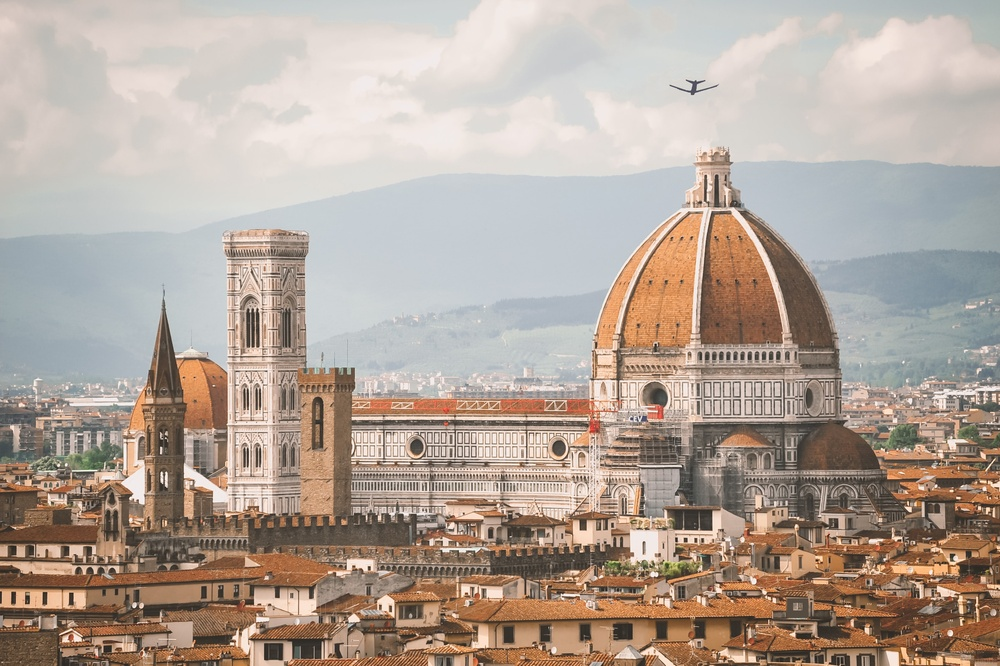
#> input picture filtering_in_frecuency/city.jpg, 1000 x 666 px, shrunk from 3167 x 2109 before the run
$ python test.py
#> lines starting #> are read from the running program, lines starting #| are printed output that depends on the picture
import cv2
import numpy as np
from matplotlib import pyplot as plt

# Load the image and convert it to grayscale
img = cv2.imread('city.jpg', 0)
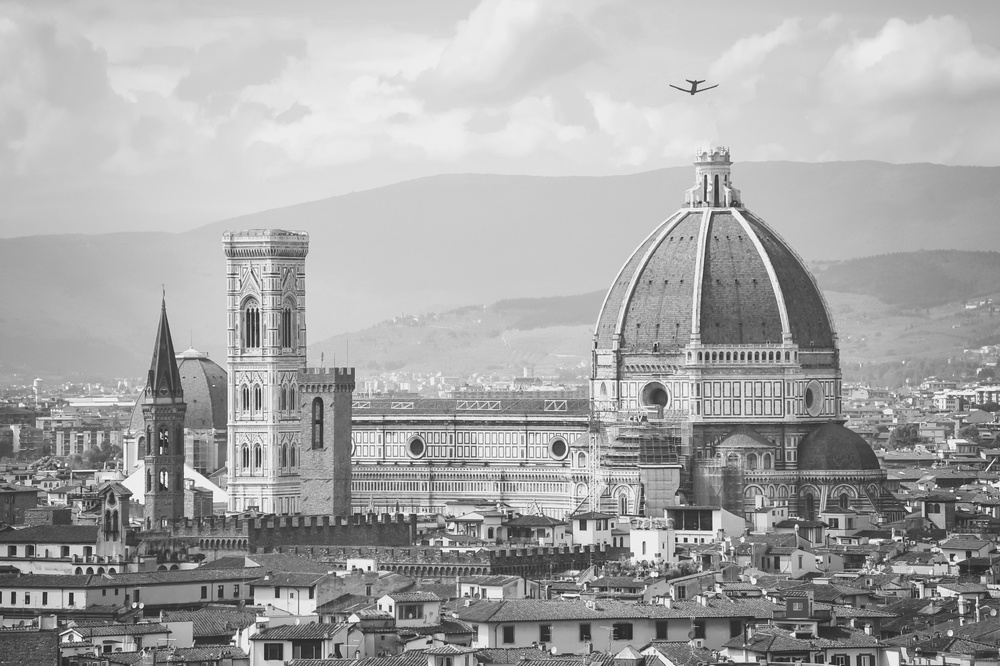
#> img: shape (666, 1000); min 17, max 255, mean 167.2

# Compute the 2D Fourier transform of the image
f = np.fft.fft2(img)

# Shift the zero-frequency component to the center of the spectrum
fshift = np.fft.fftshift(f)

# Compute the magnitude spectrum of the Fourier transform
magnitude_spectrum = 20*np.log(np.abs(fshift))
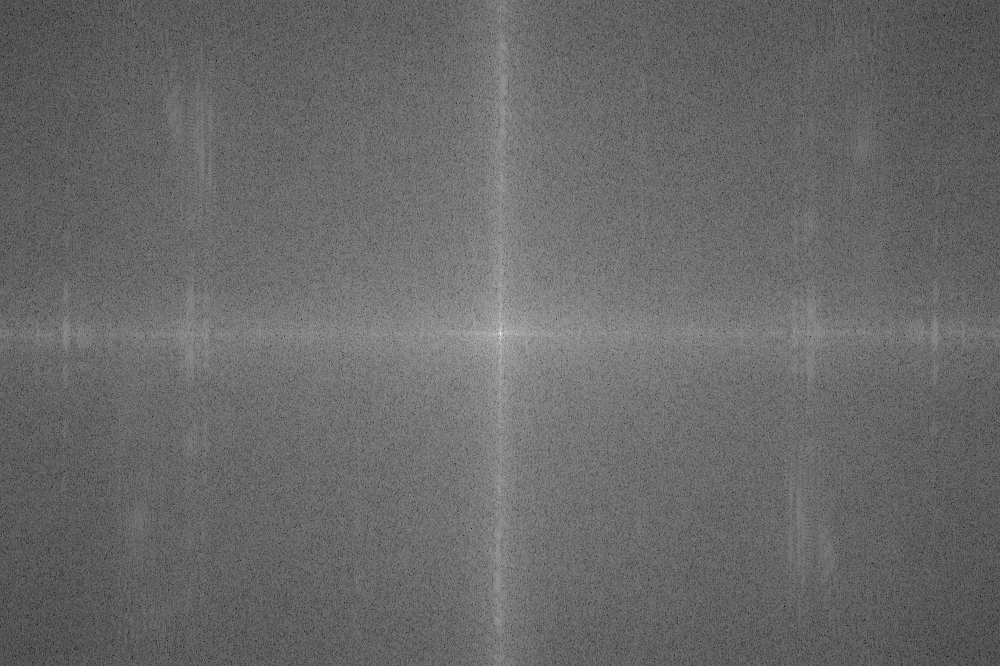
#> magnitude_spectrum: shape (666, 1000) float64; min 42.49, max 370.6, mean 178; drawn with min black and max white

# Define the Gaussian filter
rows, cols = img.shape
#> rows = 666; cols = 1000
crow, ccol = rows/2, cols/2
#> crow = 333; ccol = 500
d = 30  # The cutoff frequency of the filter
gaussian_filter = np.zeros((rows, cols))
for i in range(rows):
    for j in range(cols):
        gaussian_filter[i,j] = np.exp(-((i-crow)**2 + (j-ccol)**2)/(2*d**2))
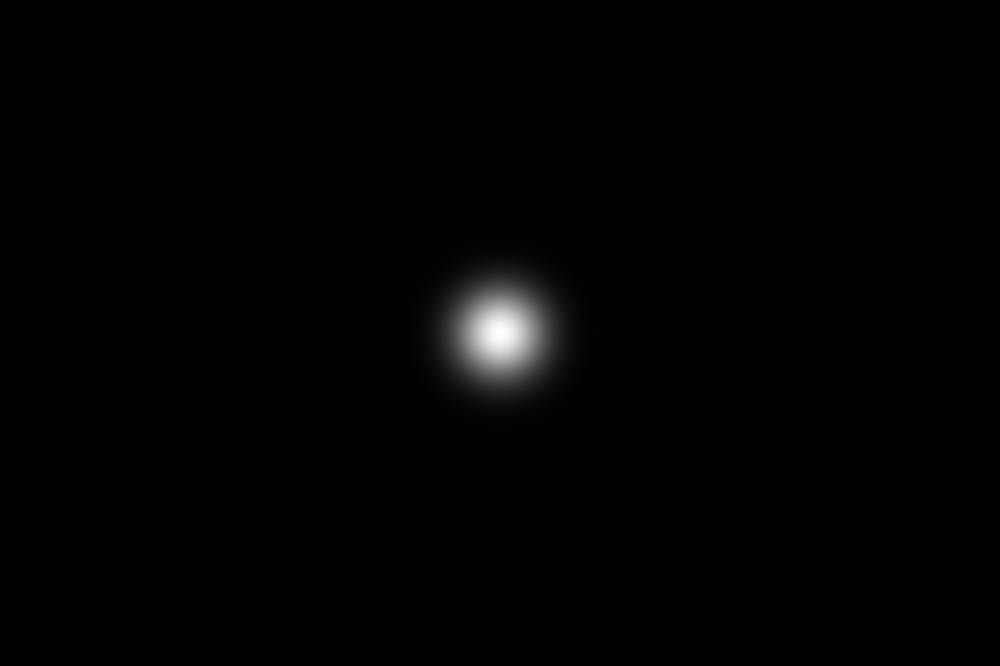
#> gaussian_filter: shape (666, 1000) float64; min 8.45e-88, max 1, mean 0.00849

# Apply the Gaussian filter to the magnitude spectrum
filtered_spectrum = np.multiply(gaussian_filter, fshift)

# Shift the zero-frequency component back to the corner of the spectrum
filtered_spectrum_shift = np.fft.ifftshift(filtered_spectrum)

# Compute the inverse Fourier transform to obtain the filtered image
filtered_img = np.fft.ifft2(filtered_spectrum_shift)
filtered_img = np.abs(filtered_img)
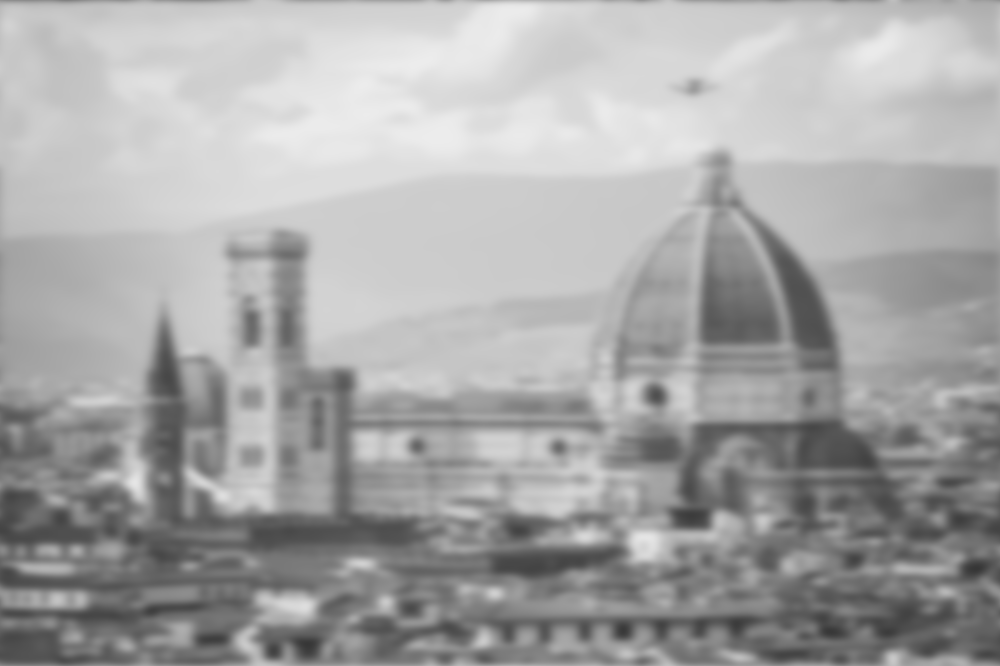
#> filtered_img: shape (666, 1000) float64; min 54.1, max 236.5, mean 167.2

# Display the original image and the filtered image
plt.subplot(131),plt.imshow(img, cmap = 'gray')
plt.title('Input Image'), plt.xticks([]), plt.yticks([])
plt.subplot(132),plt.imshow(magnitude_spectrum, cmap = 'gray')
plt.title('Magnitude Spectrum'), plt.xticks([]), plt.yticks([])
plt.subplot(133),plt.imshow(filtered_img, cmap = 'gray')
plt.title('Filtered Image'), plt.xticks([]), plt.yticks([])
plt.show()
